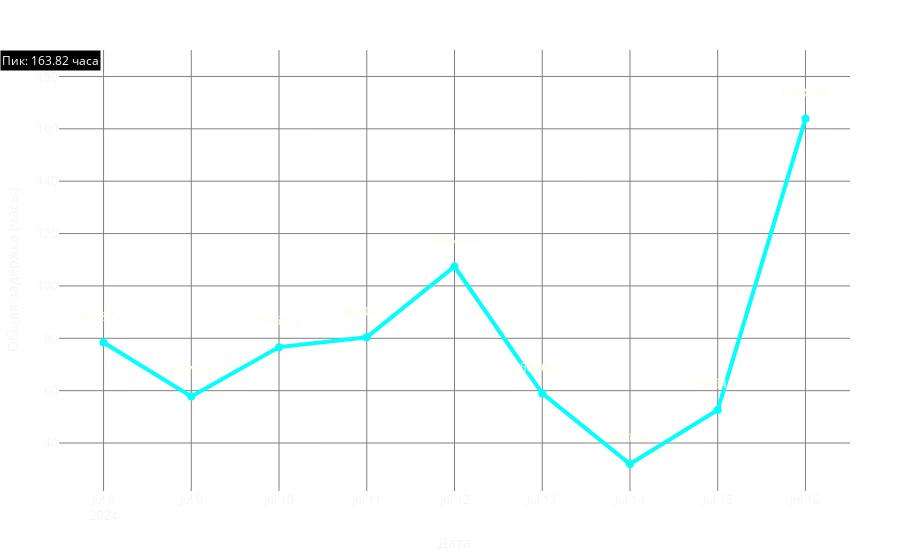

Source (notebook cell):
### Code cell
df['dep_delay_hours'] = df['dep_delay'] / 3600000
df['arr_delay_hours'] = df['arr_delay'] / 3600000
df['date'] = pd.to_datetime(df['date'], format='%d.%m.%Y')
df['total_delay_hours'] = df['dep_delay_hours'] + df['arr_delay_hours']

average_delay_by_station = df.groupby('station_name').agg({
    'dep_delay_hours': 'mean', 
    'arr_delay_hours': 'mean', 
    'total_delay_hours': 'mean'
}).reset_index()

daily_total_delays = df.groupby('date').agg({'total_delay_hours': 'sum'}).reset_index()
daily_total_delays['text'] = daily_total_delays['total_delay_hours'].round(2).astype(str) + ' ч.'

fig_daily_total_delays = px.line(
    daily_total_delays, 
    x='date', 
    y='total_delay_hours', 
    labels={'total_delay_hours': 'Общая задержка (часы)', 'date': 'Дата'},
    title='Ежедневные общие задержки по времени',
    markers=True
)

fig_daily_total_delays.update_traces(
    line=dict(color='cyan', width=4), 
    marker=dict(color='cyan', size=8),
    text=daily_total_delays['text'],
    textposition='top center'
)

fig_daily_total_delays.update_layout(
    title='Ежедневные общие задержки по времени',
    xaxis_title='Дата',
    yaxis_title='Общая задержка (часы)',
    template='plotly_dark',
    plot_bgcolor='rgba(0, 0, 0, 0)',
    paper_bgcolor='rgba(0, 0, 0, 0)',
    font=dict(size=12),
    title_font=dict(size=20, color='white'),
    xaxis=dict(showgrid=True, gridwidth=1, gridcolor='gray'),
    yaxis=dict(showgrid=True, gridwidth=1, gridcolor='gray'),
    margin=dict(l=50, r=50, t=50, b=50)
)

max_delay = daily_total_delays['total_delay_hours'].max()
max_delay_date = daily_total_delays[daily_total_delays['total_delay_hours'] == max_delay]['date'].values[0]
fig_daily_total_delays.add_annotation(
    x=max_delay_date, 
    y=max_delay + 7, 
    text=f'Пик: {max_delay:.2f} часа', 
    showarrow=True, 
    arrowhead=5,
    ax=0,
    ay=-40,
    bgcolor="black",
    font=dict(color="white")
)

for i in range(len(daily_total_delays)):
    fig_daily_total_delays.add_annotation(
        x=daily_total_delays['date'][i],
        y=daily_total_delays['total_delay_hours'][i] + 10,
        text=daily_total_delays['text'][i],
        showarrow=False,
        font=dict(color='lightyellow')
    )

fig_daily_total_delays.show()

### Figure 1 — Plotly figure (JSON) as saved in the notebook; plotly's stock layout.template omitted (floating-point values rounded to 4 significant figures)
{"data": [{"hovertemplate": "Дата=%{x}<br>Общая задержка (часы)=%{y}<extra></extra>", "legendgroup": "", "line": {"color": "cyan", "dash": "solid", "width": 4}, "marker": {"color": "cyan", "size": 8, "symbol": "circle"}, "mode": "lines+markers", "name": "", "orientation": "v", "showlegend": false, "text": ["78.37 ч.", "57.77 ч.", "76.62 ч.", "80.42 ч.", "107.42 ч.", "58.96 ч.", "32.01 ч.", "52.64 ч.", "163.82 ч."], "textposition": "top center", "type": "scatter", "x": ["2024-07-08T00:00:00", "2024-07-09T00:00:00", "2024-07-10T00:00:00", "2024-07-11T00:00:00", "2024-07-12T00:00:00", "2024-07-13T00:00:00", "2024-07-14T00:00:00", "2024-07-15T00:00:00", "2024-07-16T00:00:00"], "xaxis": "x", "y": [78.37, 57.77, 76.62, 80.42, 107.4, 58.96, 32.01, 52.64, 163.8], "yaxis": "y"}], "layout": {"annotations": [{"arrowhead": 5, "ax": 0, "ay": -40, "bgcolor": "black", "font": {"color": "white"}, "showarrow": true, "text": "Пик: 163.82 часа", "x": 1721088000000000000, "y": 170.8}, {"font": {"color": "lightyellow"}, "showarrow": false, "text": "78.37 ч.", "x": "2024-07-08T00:00:00", "y": 88.37}, {"font": {"color": "lightyellow"}, "showarrow": false, "text": "57.77 ч.", "x": "2024-07-09T00:00:00", "y": 67.77}, {"font": {"color": "lightyellow"}, "showarrow": false, "text": "76.62 ч.", "x": "2024-07-10T00:00:00", "y": 86.62}, {"font": {"color": "lightyellow"}, "showarrow": false, "text": "80.42 ч.", "x": "2024-07-11T00:00:00", "y": 90.42}, {"font": {"color": "lightyellow"}, "showarrow": false, "text": "107.42 ч.", "x": "2024-07-12T00:00:00", "y": 117.4}, {"font": {"color": "lightyellow"}, "showarrow": false, "text": "58.96 ч.", "x": "2024-07-13T00:00:00", "y": 68.96}, {"font": {"color": "lightyellow"}, "showarrow": false, "text": "32.01 ч.", "x": "2024-07-14T00:00:00", "y": 42.01}, {"font": {"color": "lightyellow"}, "showarrow": false, "text": "52.64 ч.", "x": "2024-07-15T00:00:00", "y": 62.64}, {"font": {"color": "lightyellow"}, "showarrow": false, "text": "163.82 ч.", "x": "2024-07-16T00:00:00", "y": 173.8}], "font": {"size": 12}, "legend": {"tracegroupgap": 0}, "margin": {"b": 50, "l": 50, "r": 50, "t": 50}, "paper_bgcolor": "rgba(0, 0, 0, 0)", "plot_bgcolor": "rgba(0, 0, 0, 0)", "title": {"font": {"color": "white", "size": 20}, "text": "Ежедневные общие задержки по времени"}, "xaxis": {"anchor": "y", "domain": [0, 1], "gridcolor": "gray", "gridwidth": 1, "showgrid": true, "title": {"text": "Дата"}}, "yaxis": {"anchor": "x", "domain": [0, 1], "gridcolor": "gray", "gridwidth": 1, "showgrid": true, "title": {"text": "Общая задержка (часы)"}}}}
